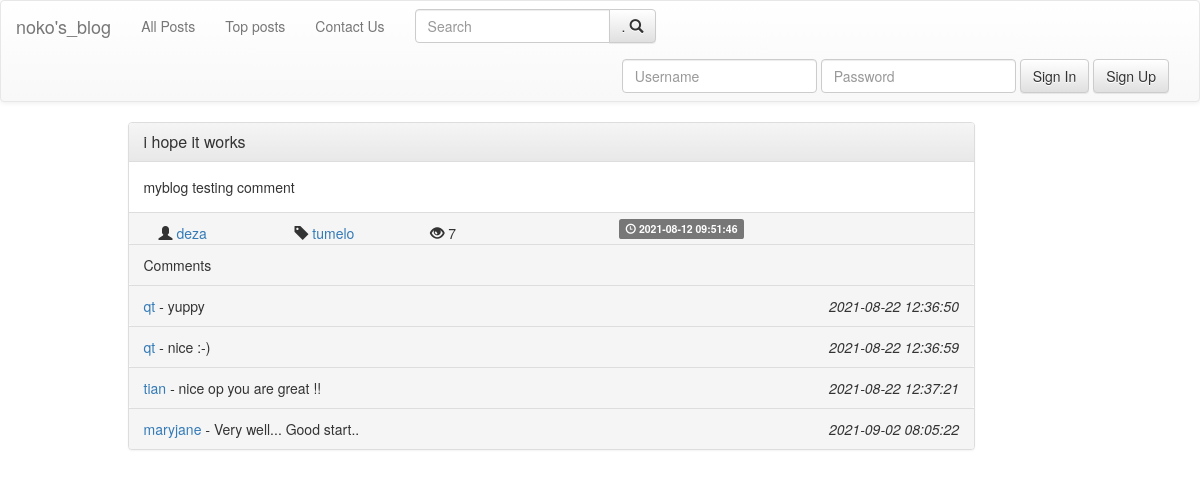
The app's page /posts/post.php?id=2 with its own data.
### tables this page shows
CREATE TABLE IF NOT EXISTS `posts` (
  `postID` int(11) NOT NULL,
  `postTitle` varchar(200) NOT NULL,
  `postDesc` varchar(10000) NOT NULL,
  `postTime` timestamp NOT NULL DEFAULT CURRENT_TIMESTAMP ON UPDATE CURRENT_TIMESTAMP,
  `postTag` varchar(40) NOT NULL,
  `postAuthor` varchar(40) NOT NULL
);

CREATE TABLE IF NOT EXISTS `user_post` (
  `postAuthor` varchar(40) NOT NULL,
  `postID` int(11) NOT NULL,
  `postLikes` int(11) NOT NULL DEFAULT '0',
  `postDisLikes` int(11) NOT NULL,
  `postComments` int(11) NOT NULL DEFAULT '0',
  `postViews` int(11) NOT NULL DEFAULT '0'
);

CREATE TABLE IF NOT EXISTS `comments` (
  `postID` int(11) NOT NULL,
  `commentID` int(11) NOT NULL,
  `commentDesc` varchar(500) NOT NULL,
  `commentAuthor` varchar(500) NOT NULL,
  `commentTime` timestamp NOT NULL DEFAULT CURRENT_TIMESTAMP ON UPDATE CURRENT_TIMESTAMP
);

### include/url_posts.php (called while the page is built, shortened)
<?php
$index_url='../index.php';
$posts_url='posts.php';
$top_posts_url='../posts/topposts.php';
$login_url='../users/login.php';
$register_url='../users/register.php';
$search_url='../posts/search.php';
$contact_us_url='../users/contact_us.php';
include("../include/navbar.php");
include("../include/bootstrap_cdn.php");
?>

### include/algos.php (called while the page is built, shortened)
<?php
function increament_views($id , $author) {
  include("../db/dbconnect.php");
  $query="SELECT *
          FROM user_post
          WHERE postID='$id'
          ";
  $result=mysqli_query($conn , $query);
  if($result==true) {
      if(mysqli_num_rows($result) == 1) {
          while($row = mysqli_fetch_assoc($result)) {
              $views=$row['postViews'];
              $views = $views + 1;
              $query="UPDATE user_post
                      SET postViews='$views'
                      WHERE postID='$id'
                      ";
              $res=mysqli_query($conn , $query);
              return $row['postViews'];
          }
      }
  } else {
      echo "Failed to load views";
  }
}
return 0;
?>

### include/frame_comment.php (the view)
<div class="panel-footer">
      <span>
            <a href=<?php echo "../users/profile.php?user=".$comment['commentAuthor'];?> >
                <?php echo $comment['commentAuthor']; ?>
            </a>
            <i>-</i>
              <?php echo $comment['commentDesc']; ?>
      </span>
      <span>
          <span class="pull-right"><i><?php echo $comment['commentTime']; ?></i></span>
      </span>
</div>

### include/navbar.php (shortened to what this page needs)
<nav class="navbar navbar-default">
  <div class="container-fluid">
    <div class="navbar-header">
      <a class="navbar-brand" href= <?php echo "$index_url" ?> >noko's_blog</a>
    </div>
    <div class="collapse navbar-collapse" id="bs-example-navbar-collapse-1">
      <ul class="nav navbar-nav">
        <li><a href=<?php echo $posts_url; ?> >
          All Posts
        </a></li>
        <li><a href=<?php echo $top_posts_url; ?>  >Top posts</a></li>
        <li><a href=<?php echo $contact_us_url; ?>  >Contact Us</a></li>
      </ul>
         <form class="navbar-form pull-left" role="search" action=<?php echo $search_url; ?> method="post">
            <div class="input-group">
               <input type="text" class="form-control" placeholder="Search" name="q">
               <div class="input-group-btn">
                  <button type="submit" class="btn btn-default" name="submit"> .
                    <span class="glyphicon glyphicon-search"></span>
                  </button>
               </div>
            </div>
          </form>
      <ul class="nav navbar-nav navbar-right">
       <?php
            if(!isset($_SESSION['username'])) {
                include("loginform.php");
              }
            else {
                include("userdetail.php");
              }
       ?>
      </ul>
    </div>
  </div>
</nav>

### include/loginform.php
<form class="navbar-form navbar-left" action=<?php echo $login_url; ?> method="POST">
        <div class="form-group">
          	<input type="text" class="form-control" placeholder="Username" name="username">
        </div>
        <div class="form-group">
          	<input type="password" class="form-control" placeholder="Password" name="password">
        </div>
        <button type="submit" class="btn btn-default" name="submit">Sign In</button>
        <a href=<?php echo $register_url; ?> class="btn btn-default">Sign Up</a>
 </form>

### include/bootstrap_cdn.php (shortened to what this page needs)
<html>
<head>
<link rel="stylesheet" href="https://maxcdn.bootstrapcdn.com/bootstrap/3.3.5/css/bootstrap.min.css">
<link rel="stylesheet" href="https://maxcdn.bootstrapcdn.com/bootstrap/3.3.5/css/bootstrap-theme.min.css">
</head>
</html>

### posts/post.php (shortened to what this page needs)
<?php
include("../include/url_posts.php");
include_once("../include/algos.php");
	if(isset($_REQUEST['id'])) {
		$id=$_REQUEST['id'];
		$query="SELECT * FROM posts WHERE postID='$id'";
		$result=mysqli_query($conn , $query);
		if($post=mysqli_fetch_assoc($result)) {
				$id=$post['postID'];
				$title=$post['postTitle'];
				$desc=$post['postDesc'];
				$tags=$post['postTag'];
				$author=$post['postAuthor'];
				$time=$post['postTime'];
				$views=increament_views($id, $author);
				include("../include/frame_post.php");
		}
	}
?>

### include/frame_post.php (shortened to what this page needs)
<?php
	include_once("bootstrap_cdn.php");
?>
<div class="container">
		<div class="row">
			<div class="col-md-9 col-md-offset-1">
			<div class="panel panel-default">
		  		<div class="panel-heading">
		    		<h3 class="panel-title">
		    			<a href=<?php echo "post.php?id="; echo $id; ?> ><?php echo $title; ?></a>
		    		</h3>
		  		</div>
		  		<div class="panel-body">
						<?php
							echo $desc;
		    		?>
		  		</div>
		  		<div class="panel-footer">
						<span class="col-sm-2">
				  			<span class="glyphicon glyphicon-user" aria-hidden="true"></span>
				  			<a href=<?php echo "../users/profile.php?user="; echo $author; ?> >
										<?php echo $author?>
				  			</a>
					</span>
					<span class="col-sm-2">
							<span class="glyphicon glyphicon-tag" aria-hidden="true"></span>
			  			<a href=<?php echo "post.php?tags="; echo $tags; ?> >
									<?php echo $tags;?>
			  			</a>
					</span>
						<span class="col-sm-3">
							<?php
								 if(isset($views)) {
									 echo "<span class='glyphicon glyphicon-eye-open' aria-hidden='true'></span>"." ".$views;
								 }
							?>
						</span>
		  			<span class="label label-default">
							<span class="glyphicon glyphicon-time" aria-hidden="true"></span> <?php echo $time ?>
						</span>
		  		</div>
			<?php
					if(isset($_REQUEST['id'])) {
							include("../posts/comments.php");
					}
			?>
			</div>
		</div>
		</div>
</div>

### posts/comments.php
<?php
      $query="SELECT * FROM comments WHERE postID='$id'  ";
      $result=mysqli_query($conn , $query);
      if($result) {
        echo "
        <div class='panel-footer'>
        Comments
        </div>
        ";
          if(mysqli_num_rows($result) > 0) {
            while($comment=mysqli_fetch_assoc($result)) {
                include("../include/frame_comment.php");
            }
          }
      } else {
        echo "Query failed";
      }
?>

### records on screen
posts: postTitle "i hope it works", postDesc "myblog testing comment", postAuthor "deza", postTag "tumelo", views "7", postTime "2021-08-12 09:51:46"
comments: commentAuthor "qt", commentDesc "yuppy", commentTime "2021-08-22 12:36:50"
comments: commentAuthor "qt", commentDesc "nice :-)", commentTime "2021-08-22 12:36:59"
comments: commentAuthor "tian", commentDesc "nice op you are great !!", commentTime "2021-08-22 12:37:21"
comments: commentAuthor "maryjane", commentDesc "Very well... Good start..", commentTime "2021-09-02 08:05:22"
